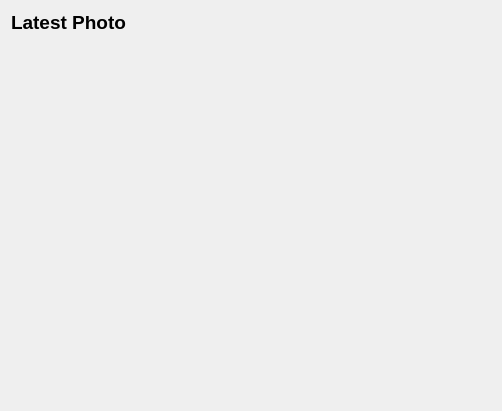
<?xml version="1.0" encoding="UTF-8"?>
<ui version="4.0">
 <class>toupcam_data_viewer</class>
 <widget class="QWidget" name="toupcam_data_viewer">
  <property name="geometry">
   <rect>
    <x>0</x>
    <y>0</y>
    <width>500</width>
    <height>410</height>
   </rect>
  </property>
  <property name="sizePolicy">
   <sizepolicy hsizetype="Fixed" vsizetype="Fixed">
    <horstretch>0</horstretch>
    <verstretch>0</verstretch>
   </sizepolicy>
  </property>
  <property name="minimumSize">
   <size>
    <width>0</width>
    <height>0</height>
   </size>
  </property>
  <property name="maximumSize">
   <size>
    <width>16777215</width>
    <height>16777215</height>
   </size>
  </property>
  <property name="windowTitle">
   <string>toupcam_data viewer</string>
  </property>
  <layout class="QGridLayout" name="gridLayout">
   <item row="0" column="0">
    <widget class="QLabel" name="label_1">
     <property name="font">
      <font>
       <pointsize>14</pointsize>
       <bold>true</bold>
      </font>
     </property>
     <property name="text">
      <string>Latest Photo</string>
     </property>
    </widget>
   </item>
   <item row="1" column="0">
    <widget class="QLabel" name="label">
     <property name="sizePolicy">
      <sizepolicy hsizetype="Preferred" vsizetype="Preferred">
       <horstretch>0</horstretch>
       <verstretch>0</verstretch>
      </sizepolicy>
     </property>
     <property name="minimumSize">
      <size>
       <width>480</width>
       <height>360</height>
      </size>
     </property>
     <property name="maximumSize">
      <size>
       <width>16777215</width>
       <height>16777215</height>
      </size>
     </property>
     <property name="text">
      <string/>
     </property>
    </widget>
   </item>
  </layout>
 </widget>
 <resources/>
 <connections/>
</ui>
